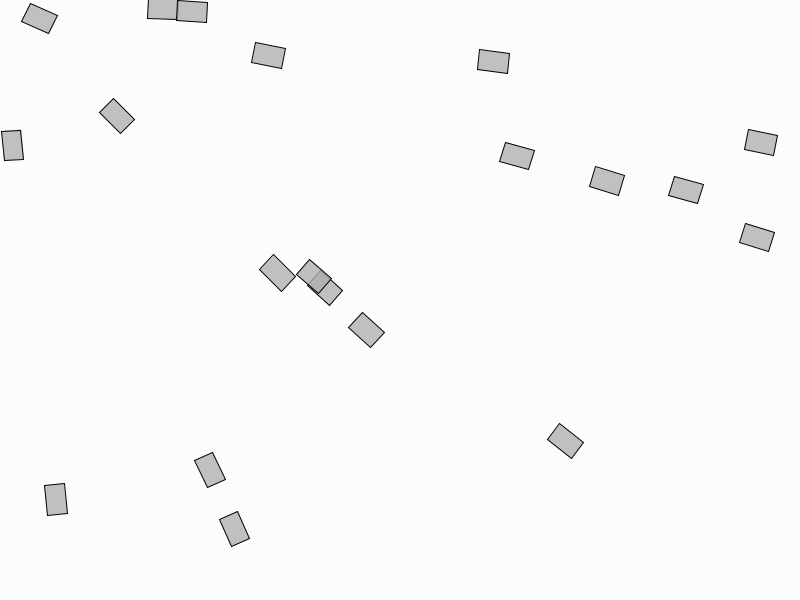
Frame 1 (no input)
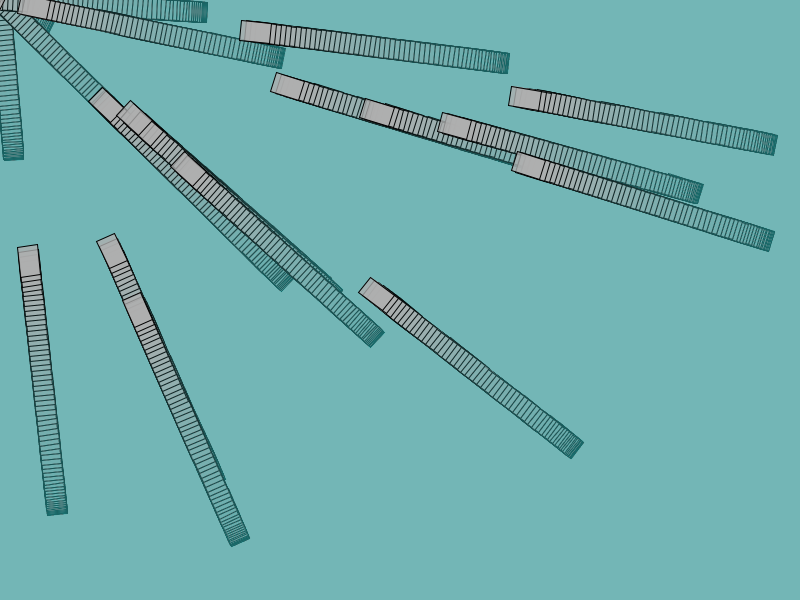
Frame 60 (the mouse pressed at the canvas centre just before this capture)
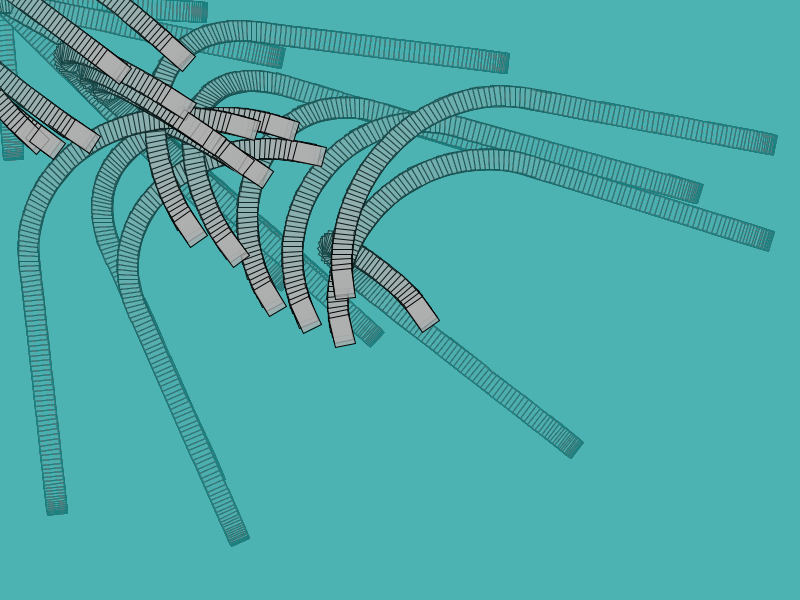
Frame 120 (the mouse held since frame 60 and released just before this capture)

The Processing sketch that drew these frames (run headless with seeded random() and noise(); from frame 60 on, the mouse is pressed at the canvas centre):

// Processing sketch: PointInDirection1
// ── PointInDirection1.pde
MoverRotating1[] movers = new MoverRotating1[20];

void setup() {
  size(800,600);
  smooth();
  background(255);
  for (int i = 0; i < movers.length; i++) {
    movers[i] = new MoverRotating1(random(width),random(height)); 
  }
}

void draw() {
  //background(255);
  
  rectMode(CORNER);
  noStroke();
  //fill(255,5);
  fill(55, 137, 148, 5);
  rect(0,0,width,height);
  

  for (int i = 0; i < movers.length; i++) {
    movers[i].update();
    movers[i].display();
  }

}

// ── MoverRotating1.pde
class MoverRotating1 {

  // The Mover tracks location, velocity, and acceleration 
  PVector location;
  PVector velocity;
  PVector acceleration;
  // The Mover's maximum speed
  float topspeed;
  float angle;

  MoverRotating1(float x, float y) {
    // Start in the center
    location = new PVector(x, y);
    velocity = new PVector(0, 0);
    topspeed = 5;
  }

  void update() {

    // Compute a vector that points from location to mouse
    PVector mouse = new PVector(mouseX, mouseY);
    PVector acceleration = PVector.sub(mouse, location);
    // Set magnitude of acceleration
    //acceleration.setMag(0.2);
    acceleration.normalize();
    acceleration.mult(0.2);

    // Velocity changes according to acceleration
    velocity.add(acceleration);
    // Limit the velocity by topspeed
    velocity.limit(topspeed);
    // Location changes by velocity
    location.add(velocity);
  }
  void display() {
    angle = atan2(velocity.y, velocity.x);

    stroke(0);
    fill(175, 200);
    pushMatrix();
    rectMode(CENTER);
    translate(location.x, location.y);
    rotate(angle);
    rect(0, 0, 30, 20);
    popMatrix();
  }
}
